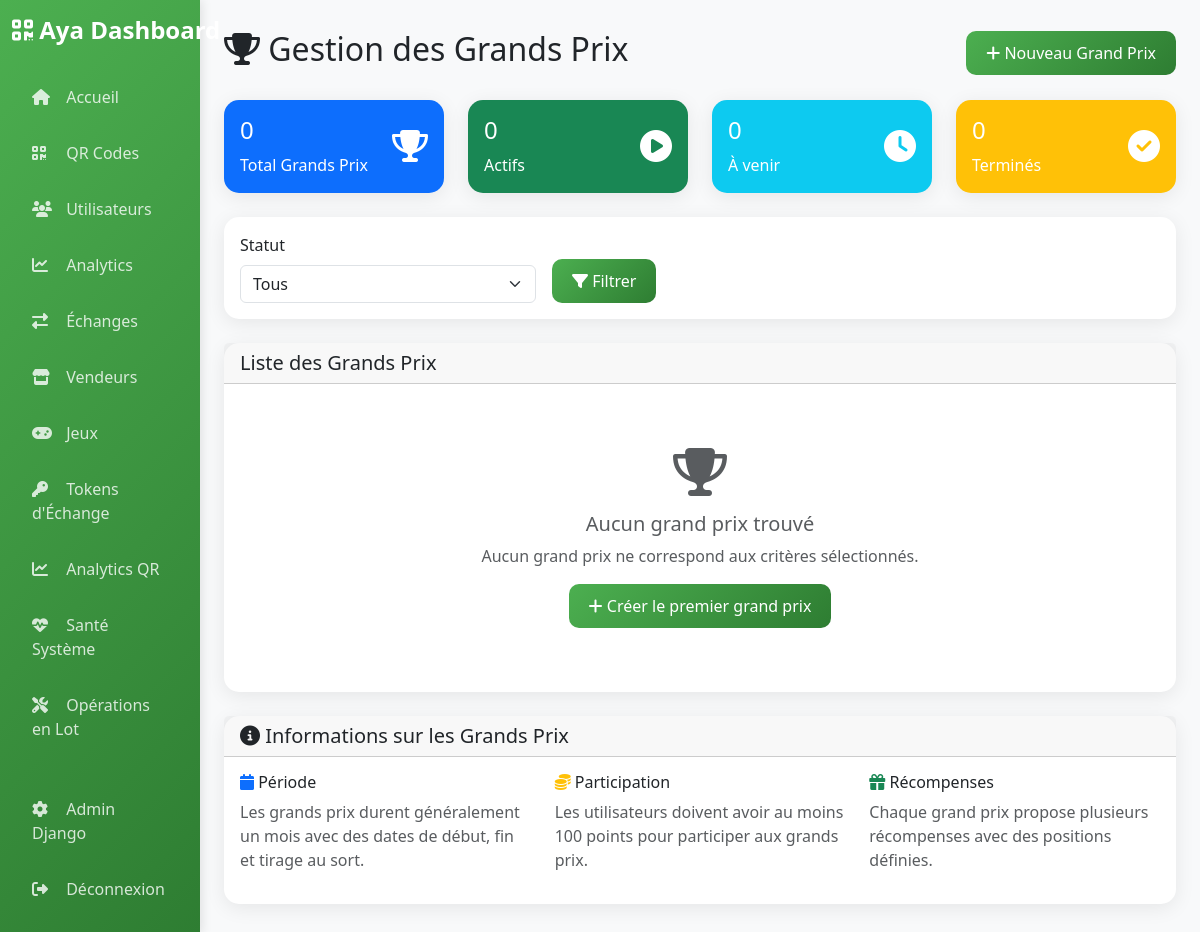
Before: /dashboard/grand-prix/ (signed in) with the older database file.
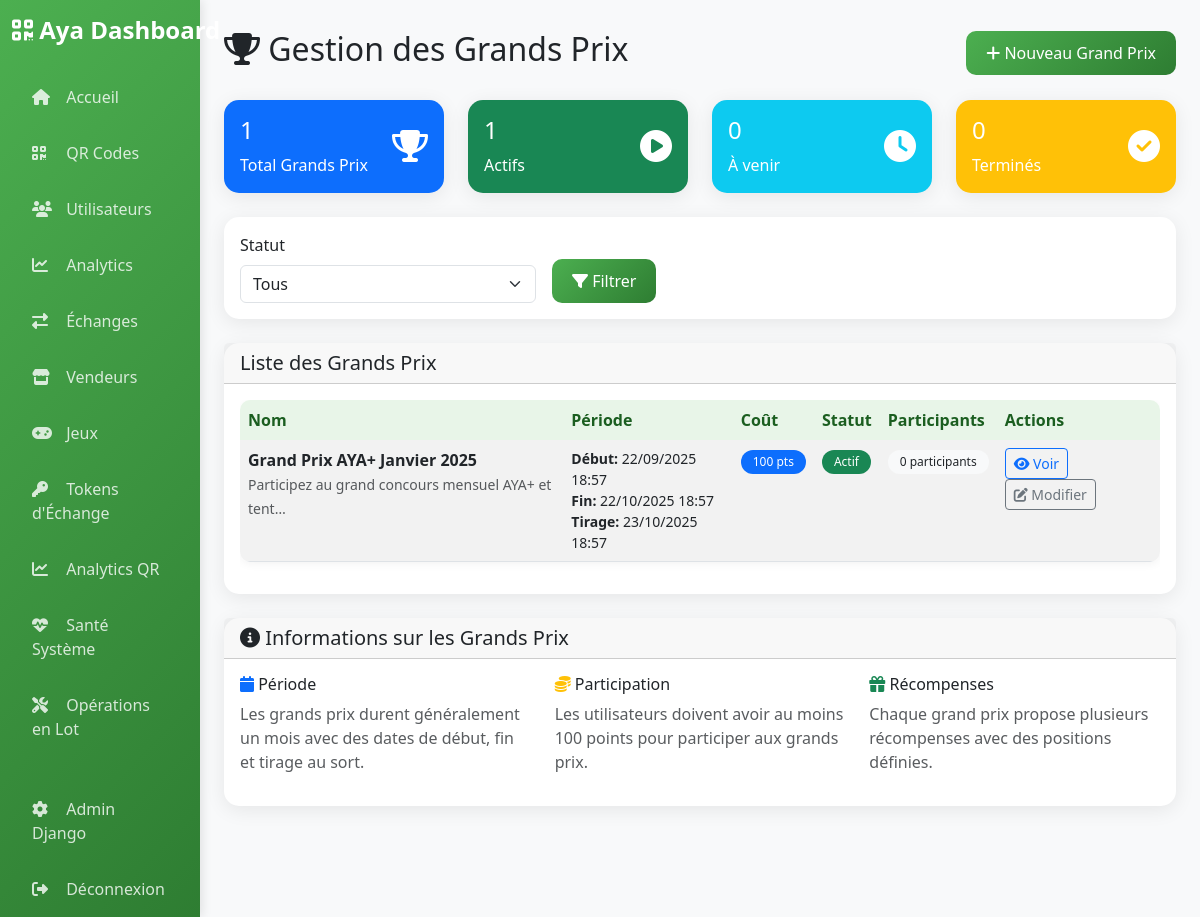
After: the same page with the newer database file.
### authentication/models_grand_prix.py (models this page shows, shortened)
class GrandPrix(models.Model):
    STATUS_CHOICES = [
        ('upcoming', 'À venir'),
        ('active', 'En cours'),
        ('finished', 'Terminé'),
        ('cancelled', 'Annulé'),
    ]
    id = models.UUIDField(primary_key=True, default=uuid.uuid4, editable=False)
    name = models.CharField(max_length=200, verbose_name="Nom du grand prix")
    description = models.TextField(verbose_name="Description")
    start_date = models.DateTimeField(verbose_name="Date de début")
    end_date = models.DateTimeField(verbose_name="Date de fin")
    draw_date = models.DateTimeField(verbose_name="Date de tirage au sort")
    participation_cost = models.IntegerField(default=100, verbose_name="Coût de participation (points)")
    status = models.CharField(max_length=20, choices=STATUS_CHOICES, default='upcoming')
    created_at = models.DateTimeField(auto_now_add=True)
    updated_at = models.DateTimeField(auto_now=True)
    created_by = models.ForeignKey(User, on_delete=models.SET_NULL, null=True, blank=True, related_name='created_grand_prizes')
    class Meta:
        db_table = 'grand_prizes'
        verbose_name = 'Grand Prix'
        verbose_name_plural = 'Grands Prix'
        ordering = ['-start_date']
    @property
    def is_active(self):
        now = timezone.now()
        return self.start_date <= now <= self.end_date and self.status == 'active'

### dashboard/views.py (the view, shortened to what this page needs)
# urls.py: path('grand-prix/', views.grand_prix_management, name='grand_prix'),
@login_required
@user_passes_test(is_admin)
def grand_prix_management(request):
    status_filter = request.GET.get('status', 'all')
    grand_prizes = GrandPrix.objects.all()
    total_grand_prizes = GrandPrix.objects.count()
    active_grand_prizes = GrandPrix.objects.filter(
        start_date__lte=timezone.now(),
        end_date__gte=timezone.now(),
        status='active'
    ).count()
    upcoming_grand_prizes = GrandPrix.objects.filter(
        start_date__gt=timezone.now(),
        status='upcoming'
    ).count()
    finished_grand_prizes = GrandPrix.objects.filter(
        Q(end_date__lt=timezone.now()) | Q(status='finished')
    ).count()
    paginator = Paginator(grand_prizes, 10)
    page_number = request.GET.get('page')
    page_obj = paginator.get_page(page_number)
    context = {
        'page_obj': page_obj,
        'status_filter': status_filter,
        'total_grand_prizes': total_grand_prizes,
        'active_grand_prizes': active_grand_prizes,
        'upcoming_grand_prizes': upcoming_grand_prizes,
        'finished_grand_prizes': finished_grand_prizes,
    }
    return render(request, 'dashboard/grand_prix.html', context)

### dashboard/templates/dashboard/grand_prix.html (shortened to what this page needs)
{% extends 'dashboard/base.html' %}
{% load static %}
{% block content %}
<div class="d-flex justify-content-between align-items-center mb-4">
    <h2><i class="fas fa-trophy"></i> Gestion des Grands Prix</h2>
    <a href="{% url 'admin:authentication_grandprix_add' %}" class="btn btn-primary">
        <i class="fas fa-plus"></i> Nouveau Grand Prix
    </a>
</div>
<div class="row mb-4">
    <div class="col-md-3">
        <div class="card bg-primary text-white">
            <div class="card-body">
                <div class="d-flex justify-content-between">
                    <div>
                        <h4>{{ total_grand_prizes }}</h4>
                        <p class="mb-0">Total Grands Prix</p>
                    </div>
                    <div class="align-self-center">
                        <i class="fas fa-trophy fa-2x"></i>
                    </div>
                </div>
            </div>
        </div>
    </div>
    <div class="col-md-3">
        <div class="card bg-success text-white">
            <div class="card-body">
                <div class="d-flex justify-content-between">
                    <div>
                        <h4>{{ active_grand_prizes }}</h4>
                        <p class="mb-0">Actifs</p>
                    </div>
                    <div class="align-self-center">
                        <i class="fas fa-play-circle fa-2x"></i>
                    </div>
                </div>
            </div>
        </div>
    </div>
    <div class="col-md-3">
        <div class="card bg-info text-white">
            <div class="card-body">
                <div class="d-flex justify-content-between">
                    <div>
                        <h4>{{ upcoming_grand_prizes }}</h4>
                        <p class="mb-0">À venir</p>
                    </div>
                    <div class="align-self-center">
                        <i class="fas fa-clock fa-2x"></i>
                    </div>
                </div>
            </div>
        </div>
    </div>
    <div class="col-md-3">
        <div class="card bg-warning text-white">
            <div class="card-body">
                <div class="d-flex justify-content-between">
                    <div>
                        <h4>{{ finished_grand_prizes }}</h4>
                        <p class="mb-0">Terminés</p>
                    </div>
                    <div class="align-self-center">
                        <i class="fas fa-check-circle fa-2x"></i>
                    </div>
                </div>
            </div>
        </div>
    </div>
</div>
<div class="card mb-4">
    <div class="card-body">
        <form method="GET" class="row g-3">
            <div class="col-md-4">
                <label for="status" class="form-label">Statut</label>
                <select name="status" id="status" class="form-select">
                    <option value="all" {% if status_filter == 'all' %}selected{% endif %}>Tous</option>
                </select>
            </div>
            <div class="col-md-4 d-flex align-items-end">
                <button type="submit" class="btn btn-primary">
                    <i class="fas fa-filter"></i> Filtrer
                </button>
            </div>
        </form>
    </div>
</div>
<div class="card">
    <div class="card-header">
        <h5 class="mb-0">Liste des Grands Prix</h5>
    </div>
    <div class="card-body">
        {% if page_obj %}
        <div class="table-responsive">
            <table class="table table-striped">
                <thead>
                    <tr>
                        <th>Nom</th>
                        <th>Période</th>
                        <th>Coût</th>
                        <th>Statut</th>
                        <th>Participants</th>
                        <th>Actions</th>
                    </tr>
                </thead>
                <tbody>
                    {% for grand_prix in page_obj %}
                    <tr>
                        <td>
                            <strong>{{ grand_prix.name }}</strong>
                            <br>
                            <small class="text-muted">{{ grand_prix.description|truncatechars:50 }}</small>
                        </td>
                        <td>
                            <div class="small">
                                <strong>Début:</strong> {{ grand_prix.start_date|date:"d/m/Y H:i" }}<br>
                                <strong>Fin:</strong> {{ grand_prix.end_date|date:"d/m/Y H:i" }}<br>
                                <strong>Tirage:</strong> {{ grand_prix.draw_date|date:"d/m/Y H:i" }}
                            </div>
                        </td>
                        <td>
                            <span class="badge bg-primary">{{ grand_prix.participation_cost }} pts</span>
                        </td>
                        <td>
                            {% if grand_prix.is_active %}
                                <span class="badge bg-success">Actif</span>
                            {% elif grand_prix.is_upcoming %}
                                <span class="badge bg-info">À venir</span>
                            {% elif grand_prix.is_finished %}
                                <span class="badge bg-warning">Terminé</span>
                            {% else %}
                                <span class="badge bg-secondary">{{ grand_prix.get_status_display }}</span>
                            {% endif %}
                        </td>
                        <td>
                            <span class="badge bg-light text-dark">
                                {{ grand_prix.participations.count }} participant{{ grand_prix.participations.count|pluralize }}
                            </span>
                        </td>
                        <td>
                            <a href="{% url 'dashboard:grand_prix_detail' grand_prix.id %}" class="btn btn-sm btn-outline-primary">
                                <i class="fas fa-eye"></i> Voir
                            </a>
                            <a href="{% url 'admin:authentication_grandprix_change' grand_prix.id %}" class="btn btn-sm btn-outline-secondary">
                                <i class="fas fa-edit"></i> Modifier
                            </a>
                        </td>
                    </tr>
                    {% endfor %}
                </tbody>
            </table>
        </div>
        {% else %}
        <div class="text-center py-5">
            <i class="fas fa-trophy fa-3x text-muted mb-3"></i>
            <h5 class="text-muted">Aucun grand prix trouvé</h5>
            <p class="text-muted">Aucun grand prix ne correspond aux critères sélectionnés.</p>
            <a href="{% url 'admin:authentication_grandprix_add' %}" class="btn btn-primary">
                <i class="fas fa-plus"></i> Créer le premier grand prix
            </a>
        </div>
        {% endif %}
    </div>
</div>
<div class="card mt-4">
    <div class="card-header">
        <h5 class="mb-0"><i class="fas fa-info-circle"></i> Informations sur les Grands Prix</h5>
    </div>
    <div class="card-body">
        <div class="row">
            <div class="col-md-4">
                <h6><i class="fas fa-calendar text-primary"></i> Période</h6>
                <p class="text-muted">Les grands prix durent généralement un mois avec des dates de début, fin et tirage au sort.</p>
            </div>
            <div class="col-md-4">
                <h6><i class="fas fa-coins text-warning"></i> Participation</h6>
                <p class="text-muted">Les utilisateurs doivent avoir au moins 100 points pour participer aux grands prix.</p>
            </div>
            <div class="col-md-4">
                <h6><i class="fas fa-gift text-success"></i> Récompenses</h6>
                <p class="text-muted">Chaque grand prix propose plusieurs récompenses avec des positions définies.</p>
            </div>
        </div>
    </div>
</div>
{% endblock %}

### dashboard/templates/dashboard/base.html (shortened to what this page needs)
<!DOCTYPE html>
<html lang="fr">
<head>
    <link href="https://cdn.jsdelivr.net/npm/bootstrap@5.3.0/dist/css/bootstrap.min.css" rel="stylesheet">
    <link href="https://cdnjs.cloudflare.com/ajax/libs/font-awesome/6.4.0/css/all.min.css" rel="stylesheet">
</head>
<body>
    <div class="container-fluid">
        <div class="row">
            <nav class="col-md-3 col-lg-2 d-md-block sidebar">
                <div class="position-sticky pt-3">
                    <div class="text-center mb-4">
                        <h4 class="navbar-brand">
                            <i class="fas fa-qrcode"></i> Aya Dashboard
                        </h4>
                    </div>
                    <ul class="nav flex-column">
                        <li class="nav-item">
                            <a class="nav-link {% if request.resolver_match.url_name == 'home' %}active{% endif %}"
                               href="{% url 'dashboard:home' %}">
                                <i class="fas fa-home"></i> Accueil
                            </a>
                        </li>
                        <li class="nav-item">
                            <a class="nav-link {% if request.resolver_match.url_name == 'qr_codes' %}active{% endif %}"
                               href="{% url 'dashboard:qr_codes' %}">
                                <i class="fas fa-qrcode"></i> QR Codes
                            </a>
                        </li>
                        <li class="nav-item">
                            <a class="nav-link {% if request.resolver_match.url_name == 'users' %}active{% endif %}"
                               href="{% url 'dashboard:users' %}">
                                <i class="fas fa-users"></i> Utilisateurs
                            </a>
                        </li>
                        <li class="nav-item">
                            <a class="nav-link {% if request.resolver_match.url_name == 'analytics' %}active{% endif %}"
                               href="{% url 'dashboard:analytics' %}">
                                <i class="fas fa-chart-line"></i> Analytics
                            </a>
                        </li>
                        <li class="nav-item">
                            <a class="nav-link {% if request.resolver_match.url_name == 'exchanges' %}active{% endif %}"
                               href="{% url 'dashboard:exchanges' %}">
                                <i class="fas fa-exchange-alt"></i> Échanges
                            </a>
                        </li>
                        <li class="nav-item">
                            <a class="nav-link {% if request.resolver_match.url_name == 'vendors' %}active{% endif %}"
                               href="{% url 'dashboard:vendors' %}">
                                <i class="fas fa-store"></i> Vendeurs
                            </a>
                        </li>
                        <li class="nav-item">
                            <a class="nav-link {% if request.resolver_match.url_name == 'games' %}active{% endif %}"
                               href="{% url 'dashboard:games' %}">
                                <i class="fas fa-gamepad"></i> Jeux
                            </a>
                        </li>
                        <li class="nav-item">
                            <a class="nav-link {% if request.resolver_match.url_name == 'exchange_tokens' %}active{% endif %}"
                               href="{% url 'dashboard:exchange_tokens' %}">
                                <i class="fas fa-key"></i> Tokens d'Échange
                            </a>
                        </li>
                        <li class="nav-item">
                            <a class="nav-link {% if request.resolver_match.url_name == 'qr_codes_analytics' %}active{% endif %}"
                               href="{% url 'dashboard:qr_codes_analytics' %}">
                                <i class="fas fa-chart-line"></i> Analytics QR
                            </a>
                        </li>
                        <li class="nav-item">
                            <a class="nav-link {% if request.resolver_match.url_name == 'system_health' %}active{% endif %}"
                               href="{% url 'dashboard:system_health' %}">
                                <i class="fas fa-heartbeat"></i> Santé Système
                            </a>
                        </li>
                        <li class="nav-item">
                            <a class="nav-link {% if request.resolver_match.url_name == 'bulk_operations' %}active{% endif %}"
                               href="{% url 'dashboard:bulk_operations' %}">
                                <i class="fas fa-tools"></i> Opérations en Lot
                            </a>
                        </li>
                        <li class="nav-item mt-4">
                            <a class="nav-link" href="/admin/">
                                <i class="fas fa-cog"></i> Admin Django
                            </a>
                        </li>
                        <li class="nav-item">
                            <a class="nav-link" href="{% url 'admin:logout' %}">
                                <i class="fas fa-sign-out-alt"></i> Déconnexion
                            </a>
                        </li>
                    </ul>
                </div>
            </nav>
            <main class="col-md-9 ms-sm-auto col-lg-10 px-md-4 main-content">
                {% block content %}{% endblock %}
            </main>
        </div>
    </div>
</body>
</html>

Changed rows visible on the page:
added GrandPrix: name "Grand Prix AYA+ Janvier 2025", description "Participez au grand concours mensuel AYA+ et tent…", start_date "22/09/2025 18:57", end_date "22/10/2025 18:57", draw_date "23/10/2025 18:57", participation_cost "100", status "Actif", participations.count "0"
Other visible differences:
{{ total_grand_prizes }}: "0" → "1"
{{ active_grand_prizes }}: "0" → "1"
text no longer shown: "Aucun grand prix trouvé Aucun grand prix ne correspond aux critères sélectionnés. Créer le premier grand prix"
text now shown: "Nom Période Coût Statut Participants Actions"
